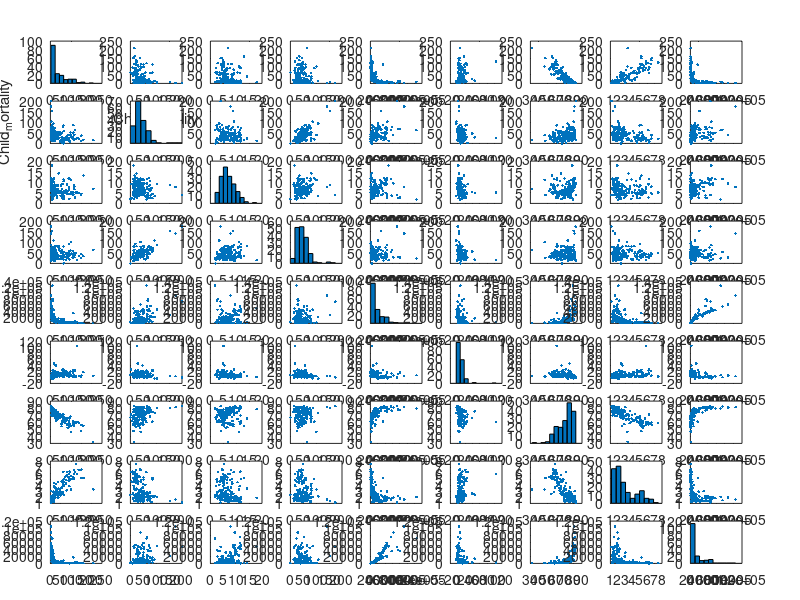

Source code (MATLAB): (Note: this script raises an error after producing the figure.)
%%%%%%%%%%%%%%%%%%%%
% Feeling the data %
%%%%%%%%%%%%%%%%%%%%


%%%%%%%%%%%%%%%%
% Data loading %
%%%%%%%%%%%%%%%%

load data_country;

%%%%%%%%%%%%%%%%%%%%%%
% General statistics %
%%%%%%%%%%%%%%%%%%%%%%

features = {
    "Child_mortality",...
    "Exports",...
    "Health",...
    "Imports",...
    "Income",...
    "Inflation",...
    "Life_expectancy",...
    "Total_fertility",...
    "GDPP"
};
num_features = size(Countrydata, 2)
num_countries = size(Countrydata, 1)
means = mean(Countrydata)
stdvs = std(Countrydata)
minima = min(Countrydata)
maxima = max(Countrydata)


%%%%%%%%%%%%%%%%
% Correlation  %
% coefficients %
%%%%%%%%%%%%%%%%

% Correlation coefficients on a matrix plot (pair plot) on unprocessed data
corrcoefs = corrcoef(Countrydata)
% fig
figure;
[~, axes] = plotmatrix(Countrydata);
for i = 1:num_features
    xlabel(axes(num_features, i), features{i});
    ylabel(axes(i, 1), features{i});
    for j = 1:num_features
        if i ~= j
            ax = axes(i, j);
            xpos = max(ax.XLim) * 0.75;
            ypos = max(ax.YLim) * 0.75;
            text(ax, xpos, ypos, sprintf('%.2f', corrcoefs(i, j)), ...
                'HorizontalAlignment', 'center', ...
                'FontSize', 10, 'FontWeight', 'bold', 'Color', 'red');
        end
    end
end
hold off;

% MinMax normalization
MinMaxed=zeros(size(Countrydata, 1), num_features);
for i=1:num_features
    column=Countrydata(:, i);
    MinMaxScale=((column-minima(i))/(maxima(i)-minima(i)));
    MinMaxed(:, i)=MinMaxScale;
end 
% Correlation coefficients of minmaxed data on a matrix plot
corrcoeffs = corrcoef(MinMaxed);
figure;
[~, axes] = plotmatrix(MinMaxed);
for i = 1:num_features
    xlabel(axes(num_features, i), features{i});
    ylabel(axes(i, 1), features{i});
    for j = 1:num_features
        if i ~= j
            ax = axes(i, j);
            xpos = max(ax.XLim) * 0.75;
            ypos = max(ax.YLim) * 0.75;
            text(ax, xpos, ypos, sprintf('%.2f', corrcoefs(i, j)), ...
                'HorizontalAlignment', 'center', ...
                'FontSize', 10, 'FontWeight', 'bold', 'Color', 'red');
        end
    end
end
hold off;

% Standardisation
Standardized = zeros(size(Countrydata, 1), num_features);
for i = 1:num_features
    column = Countrydata(:, i);
    Value = ((column-means(:, i)) / stdvs(:, i));
    Standardized(:, i) = Value;
end
% Correlation coefficients of standardized data on a matrix plot
corrcoefs = corrcoef(Standardized);
figure;
[~, axes] = plotmatrix(Standardized);
for i = 1:num_features
    xlabel(axes(num_features, i), features{i});
    ylabel(axes(i, 1), features{i});
    for j = 1:num_features
        if i ~= j
            ax = axes(i, j);
            xpos = max(ax.XLim) * 0.75;
            ypos = max(ax.YLim) * 0.75;
            text(ax, xpos, ypos, sprintf('%.2f', corrcoefs(i, j)), ...
                'HorizontalAlignment', 'center', ...
                'FontSize', 10, 'FontWeight', 'bold', 'Color', 'red');
        end
    end
end
hold off;


%%%%%%%%%%%%%%%%%
% PDF estimates %
%%%%%%%%%%%%%%%%%

% Kernel density estimation plots, with means and medians
figure;
for i = 1:num_features
    subplot(3, 3, i);
    [f, xi] = ksdensity(Standardized(:, i));
    plot(xi, f, '-k', 'Linewidth', 1.5);
    hold on;
    mea = mean(Standardized(:, i));
    xline(mea, '--b', 'Mean', 'Linewidth', 1, ...
        'HandleVisibility', 'off', ...
        'LabelHorizontalAlignment', 'right', ...
        'LabelVerticalAlignment', 'bottom');
    med = median(Standardized(:, i));
    xline(med, '--r', 'Median', 'Linewidth', 1, ...
        'HandleVisibility', 'off', ...
        'LabelHorizontalAlignment', 'left', ...
        'LabelVerticalAlignment', 'bottom');
    title(features{i})
    xlabel('Val');
    ylabel('Density')
    hold off;
end

% Comparing all pdfs on one plot
figure;
hold on;
grid on;
for i = 1:num_features
    [f, xi] = ksdensity(Standardized(:, i));
    plot(xi, f, 'LineWidth', 2); 
end
xlabel('Val');
ylabel('Density');
title('Kernel density estimations, superimposed')
hold off;
legend(features);


%%%%%%%%%%%%
% Boxplots %
%%%%%%%%%%%%

figure;
boxplot(Standardized);
xticks(1:numel(features));
xticklabels(features);
ylabel('Values');
xlabel('Features');
title('Boxplot')
hold off;
